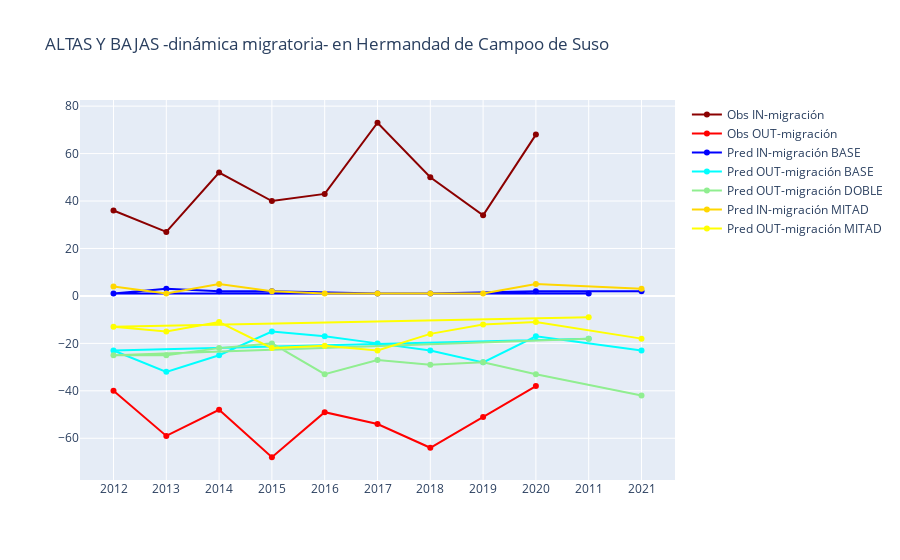

Source (notebook cell):
### Code cell
plotter(df_18_in, df_18_out,
        df_19_in, df_19_out,
        df_20_in, df_20_out,
        "39059", "Reinosa")

### Figure 1 — Plotly figure (JSON) as saved in the notebook; plotly's stock layout.template omitted (floating-point values rounded to 4 significant figures)
{"data": [{"marker": {"color": "darkred"}, "mode": "lines+markers", "name": "Obs IN-migración", "showlegend": true, "type": "scatter", "x": ["2012", "2013", "2014", "2015", "2016", "2017", "2018", "2019", "2020"], "y": [36, 27, 52, 40, 43, 73, 50, 34, 68]}, {"marker": {"color": "red"}, "mode": "lines+markers", "name": "Obs OUT-migración", "showlegend": true, "type": "scatter", "x": ["2012", "2013", "2014", "2015", "2016", "2017", "2018", "2019", "2020"], "y": [-40, -59, -48, -68, -49, -54, -64, -51, -38]}, {"marker": {"color": "blue"}, "mode": "lines+markers", "name": "Pred IN-migración BASE", "showlegend": true, "type": "scatter", "x": [2011, 2012, 2013, 2014, 2015, 2017, 2018, 2020, 2021], "y": [1, 1, 3, 2, 2, 1, 1, 2, 2]}, {"marker": {"color": "cyan"}, "mode": "lines+markers", "name": "Pred OUT-migración BASE", "showlegend": true, "type": "scatter", "x": [2011, 2012, 2013, 2014, 2015, 2016, 2017, 2018, 2019, 2020, 2021], "y": [-18, -23, -32, -25, -15, -17, -20, -23, -28, -17, -23]}, {"marker": {"color": "green"}, "mode": "lines+markers", "name": "Pred IN-migración DOBLE", "showlegend": true, "type": "scatter", "x": [], "y": []}, {"marker": {"color": "lightgreen"}, "mode": "lines+markers", "name": "Pred OUT-migración DOBLE", "showlegend": true, "type": "scatter", "x": [2011, 2012, 2013, 2014, 2015, 2016, 2017, 2018, 2019, 2020, 2021], "y": [-18, -25, -25, -22, -20, -33, -27, -29, -28, -33, -42]}, {"marker": {"color": "gold"}, "mode": "lines+markers", "name": "Pred IN-migración MITAD", "showlegend": true, "type": "scatter", "x": [2012, 2013, 2014, 2015, 2016, 2017, 2018, 2019, 2020, 2021], "y": [4, 1, 5, 2, 1, 1, 1, 1, 5, 3]}, {"marker": {"color": "yellow"}, "mode": "lines+markers", "name": "Pred OUT-migración MITAD", "showlegend": true, "type": "scatter", "x": [2011, 2012, 2013, 2014, 2015, 2016, 2017, 2018, 2019, 2020, 2021], "y": [-9, -13, -15, -11, -22, -21, -23, -16, -12, -11, -18]}], "layout": {"title": {"text": "ALTAS Y BAJAS -dinámica migratoria- en Hermandad de Campoo de Suso"}}}
